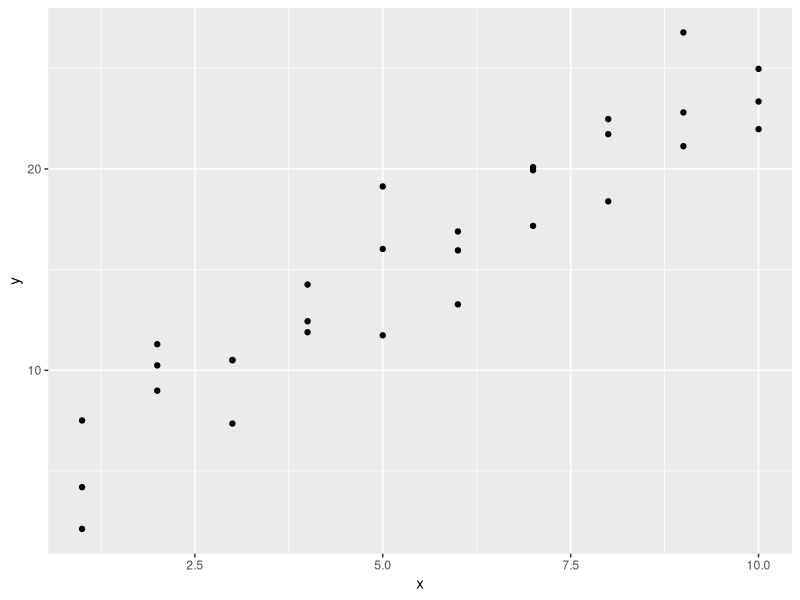
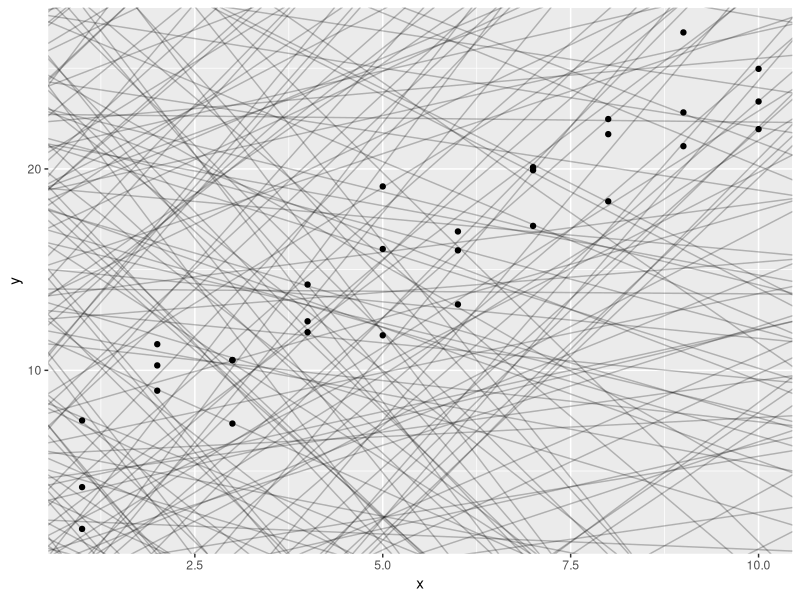
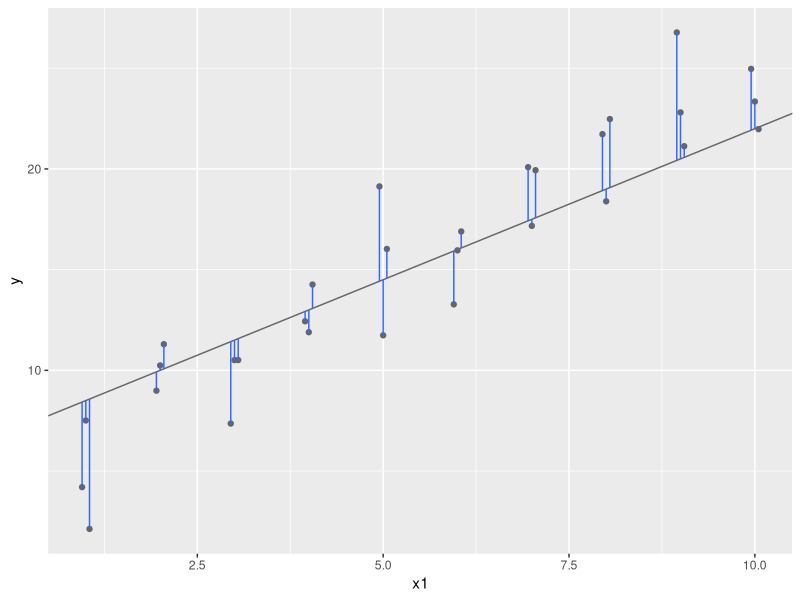
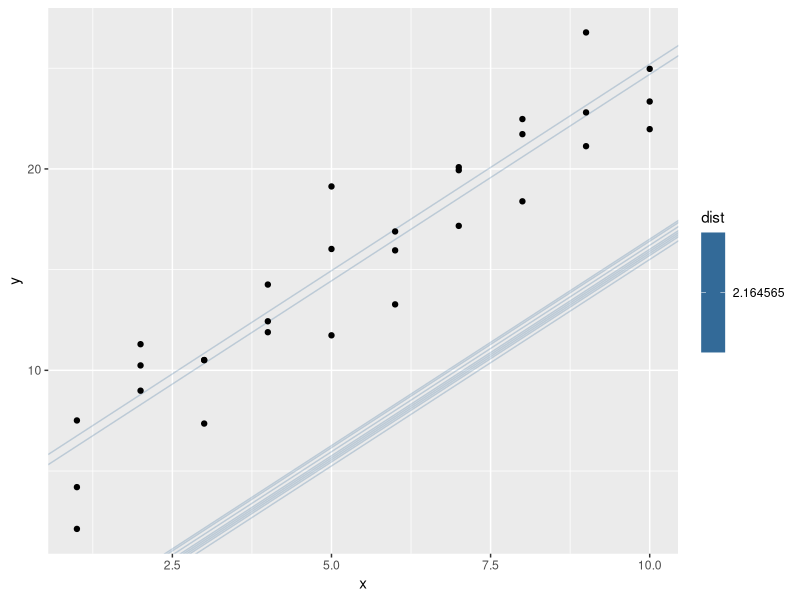

Here is the R script that generated these plots, in order:
## ---- chunk 1
library(tidyverse)

library(modelr)
options(na.action = na.warn)
## ---- chunk 2
ggplot(sim1, aes(x, y)) + 
  geom_point()
## ---- chunk 3
models <- tibble(
  a1 = runif(250, -20, 40),
  a2 = runif(250, -5, 5)
)

ggplot(sim1, aes(x, y)) + 
  geom_abline(aes(intercept = a1, slope = a2), data = models, alpha = 1/4) +
  geom_point() 
## ---- chunk 4
dist1 <- sim1 %>% 
  mutate(
    dodge = rep(c(-1, 0, 1) / 20, 10),
    x1 = x + dodge,
    pred = 7 + x1 * 1.5
  )

ggplot(dist1, aes(x1, y)) + 
  geom_abline(intercept = 7, slope = 1.5, colour = "grey40") +
  geom_point(colour = "grey40") +
  geom_linerange(aes(ymin = y, ymax = pred), colour = "#3366FF") 
## ---- chunk 5
model1 <- function(a, data) {
  a[1] + data$x * a[2]
}
model1(c(7, 1.5), sim1)
## ---- chunk 6
sim1$y - model1(c(7, 1.5), sim1)
## ---- chunk 7
distancia <- function(param, datos) {datos$y-model1(param, datos)}

distancia(c(1,1.5), sim1)
distancia(c(7,1.5), sim1)
## ---- chunk 8
distancia(unlist(models[1,]), sim1)
## ---- chunk 9
grid <- expand.grid(
a1 = seq(-5, 5, length = 100),
a2 = seq(1, 3, length = 100)
)
## ---- chunk 10
distancia1 <- function(mod, data) {
  diff <- data$y - model1(mod, data)
  sqrt(mean(diff ^ 2))
}
## ---- chunk 11
grid$dist <- sapply(1:nrow(grid), function(row) sd(distancia(c(grid$a1[row], grid$a2[row]), sim1)))
## ---- chunk 12
ggplot(sim1, aes(x, y)) + geom_abline(aes(intercept = a1, slope = a2, color=dist), data = head(arrange(grid, dist), 10), alpha = 1/4) +   geom_point()
## ---- chunk 13
(best <- optim(c(0, 0), distancia1, data = sim1))
## ---- chunk 14
sim1_mod <- lm(y ~ x, data = sim1)
coef(sim1_mod)
summary(sim1_mod)
